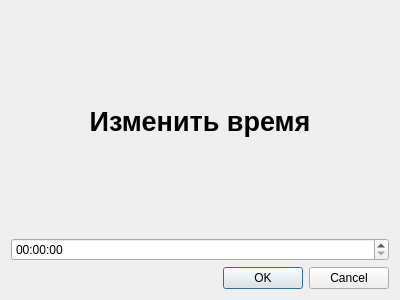
<?xml version="1.0" encoding="UTF-8"?>
<ui version="4.0">
 <class>Dialog</class>
 <widget class="QDialog" name="Dialog">
  <property name="geometry">
   <rect>
    <x>0</x>
    <y>0</y>
    <width>400</width>
    <height>300</height>
   </rect>
  </property>
  <property name="windowTitle">
   <string>Dialog</string>
  </property>
  <layout class="QVBoxLayout" name="verticalLayout">
   <item>
    <widget class="QLabel" name="label">
     <property name="font">
      <font>
       <pointsize>20</pointsize>
       <bold>true</bold>
      </font>
     </property>
     <property name="text">
      <string>Изменить время</string>
     </property>
     <property name="alignment">
      <set>Qt::AlignmentFlag::AlignCenter</set>
     </property>
    </widget>
   </item>
   <item>
    <widget class="QTimeEdit" name="timeEdit">
     <property name="calendarPopup">
      <bool>true</bool>
     </property>
    </widget>
   </item>
   <item>
    <widget class="QDialogButtonBox" name="buttonBox">
     <property name="orientation">
      <enum>Qt::Orientation::Horizontal</enum>
     </property>
     <property name="standardButtons">
      <set>QDialogButtonBox::StandardButton::Cancel|QDialogButtonBox::StandardButton::Ok</set>
     </property>
    </widget>
   </item>
  </layout>
 </widget>
 <resources/>
 <connections>
  <connection>
   <sender>buttonBox</sender>
   <signal>accepted()</signal>
   <receiver>Dialog</receiver>
   <slot>accept()</slot>
   <hints>
    <hint type="sourcelabel">
     <x>248</x>
     <y>254</y>
    </hint>
    <hint type="destinationlabel">
     <x>157</x>
     <y>274</y>
    </hint>
   </hints>
  </connection>
  <connection>
   <sender>buttonBox</sender>
   <signal>rejected()</signal>
   <receiver>Dialog</receiver>
   <slot>reject()</slot>
   <hints>
    <hint type="sourcelabel">
     <x>316</x>
     <y>260</y>
    </hint>
    <hint type="destinationlabel">
     <x>286</x>
     <y>274</y>
    </hint>
   </hints>
  </connection>
 </connections>
</ui>
